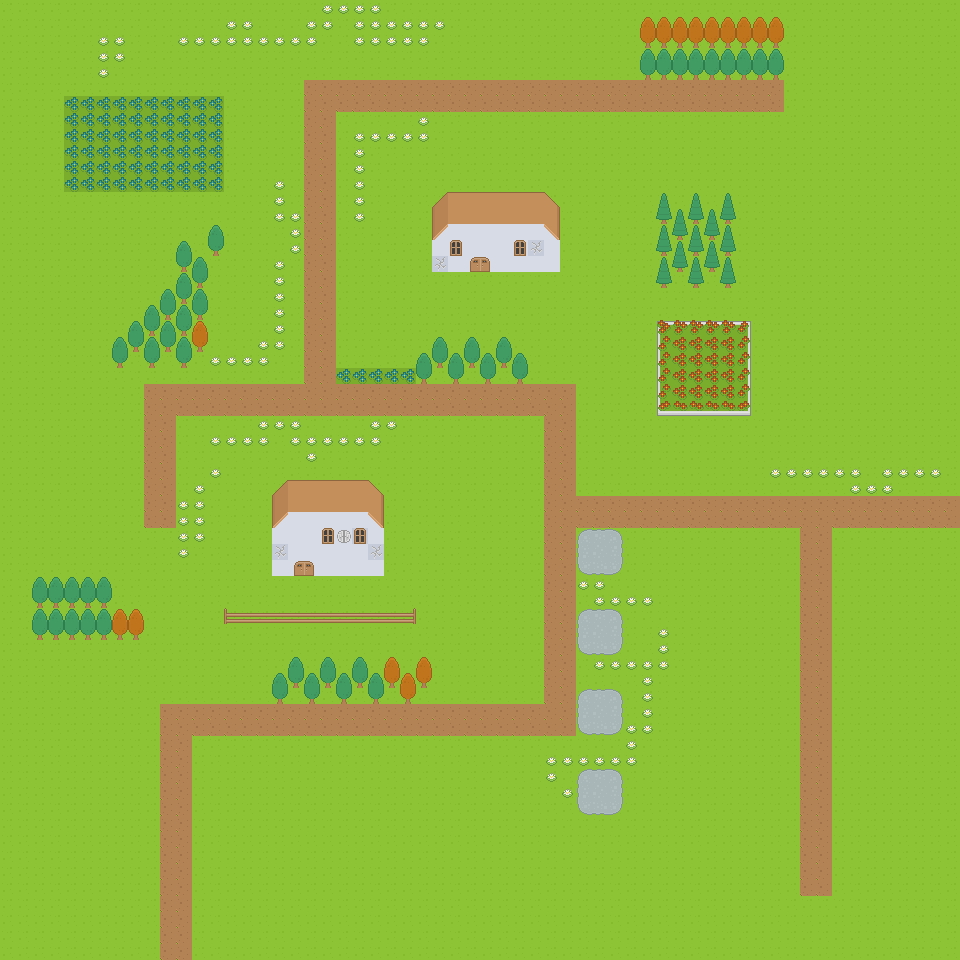

Tiled map render using the project's own tile images. Description and the map definition, with tile-layer contents summarised, below:
An orthogonal 60x60 tile map with 16x16 px tiles, 4 tile layers (Terreno base, Terreno sobre terreno, Objetos, Techos y ventanas) and 10 objects.

<map version="1.0" orientation="orthogonal" renderorder="right-down" width="60" height="60" tilewidth="16" tileheight="16" nextobjectid="16">
 <tileset firstgid="1" name="tiles16" tilewidth="16" tileheight="16" spacing="1" tilecount="1767" columns="57">
  <image source="tiles16.png" width="968" height="526" />
 </tileset>
 <layer name="Terreno base" width="60" height="60">
  <data>[3600 cells, 3600 non-empty, 1 distinct tile ids]</data>
 </layer>
 <layer name="Terreno sobre terreno" width="60" height="60">
  <data>[3600 cells, 783 non-empty, 27 distinct tile ids]</data>
 </layer>
 <layer name="Objetos" width="60" height="60">
  <data>[3600 cells, 79 non-empty, 6 distinct tile ids]</data>
 </layer>
 <layer name="Techos y ventanas" width="60" height="60">
  <data>[3600 cells, 43 non-empty, 12 distinct tile ids]</data>
 </layer>
 <objectgroup name="Limites">
  <object id="1" x="432" y="658.667">
   <polyline points="0,0 0.666667,44 -160.667,46 -159.333,16 -143.333,-3.33333 0,-1.33333" />
  </object>
  <object id="3" x="416" y="608">
   <polyline points="0,0 -1.33333,15.3333 -194.667,14.6667 -194.667,-1.33333 -2,-1.33333" />
  </object>
  <object id="4" x="274" y="574.667">
   <polyline points="0,0 112.667,2 110,-47.3333 110.667,-80.6667 94.6667,-96 12,-94 -4,-80 -3.33333,-0.666667" />
  </object>
  <object id="5" x="112" y="576">
   <polyline points="0,0 0.666667,30 34,29.3333 32,63.3333 -81.3333,66 -80,-2 1.33333,-0.666667" />
  </object>
  <object id="6" x="128.667" y="367.333">
   <polyline points="0,0 77.3333,0 79.3333,-113.333 96.6667,-109.333 94,-146 77.3333,-146 79.3333,-112.667 66,-114.667 59.3333,-128 46.6667,-125.333 48,-80.6667 30.6667,-79.3333 -16.6667,-27.3333 -13.3333,1.33333 -0.666667,-2" />
  </object>
  <object id="7" x="417.333" y="381.333">
   <polyline points="0,0 112.667,1.33333 109.333,-27.3333 90,-46 16.6667,-44.6667 -1.33333,-24.6667 -0.666667,-4.66667" />
  </object>
  <object id="8" x="430" y="272">
   <polyline points="0,0 130.667,-0.666667 130.667,-35.3333 131.333,-65.3333 114.667,-82.6667 15.3333,-81.3333 2,-68 -0.666667,0.666667" />
  </object>
  <object id="9" x="654.667" y="191.333">
   <polyline points="0,0 0,99.3333 80,95.3333 81.3333,0 0.666667,-0.666667" />
  </object>
  <object id="10" x="638" y="17.3333">
   <polyline points="0,0 3.33333,63.3333 146,61.3333 145.333,-2 1.33333,-0.666667" />
  </object>
  <object id="11" x="655.333" y="320.667">
   <polyline points="0,0 0.666667,93.3333 96,94 95.3333,-0.666667 0,-0.666667" />
  </object>
 </objectgroup>
</map>
